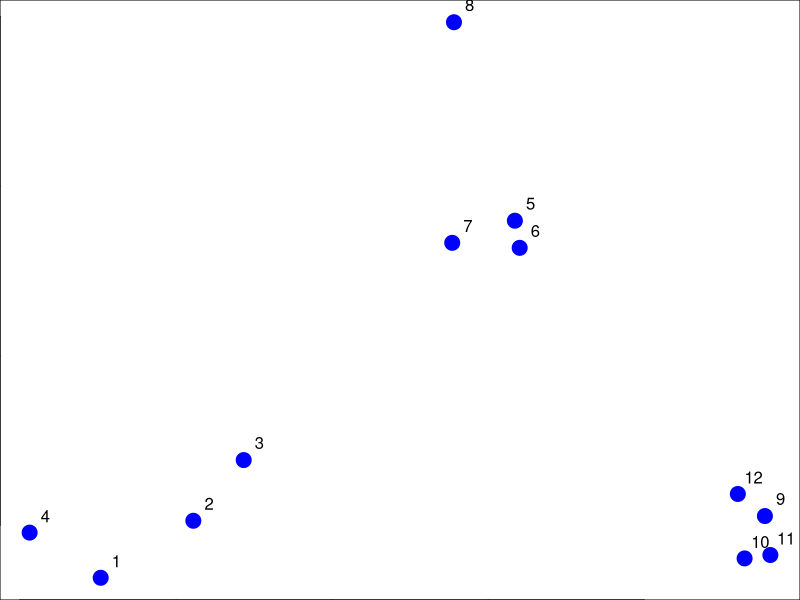
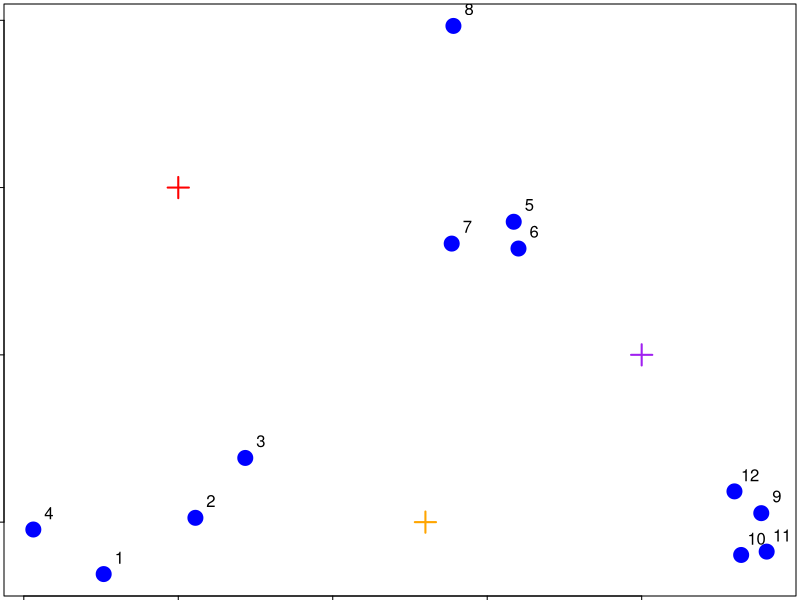
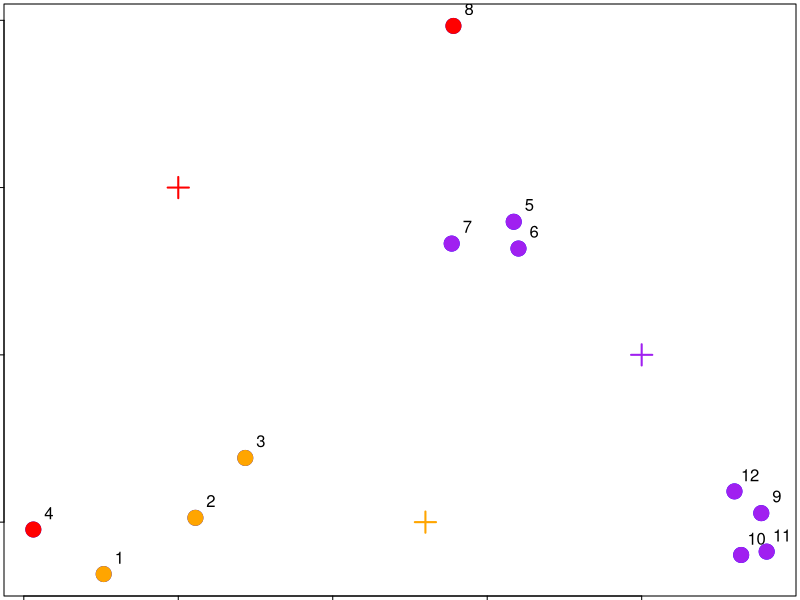
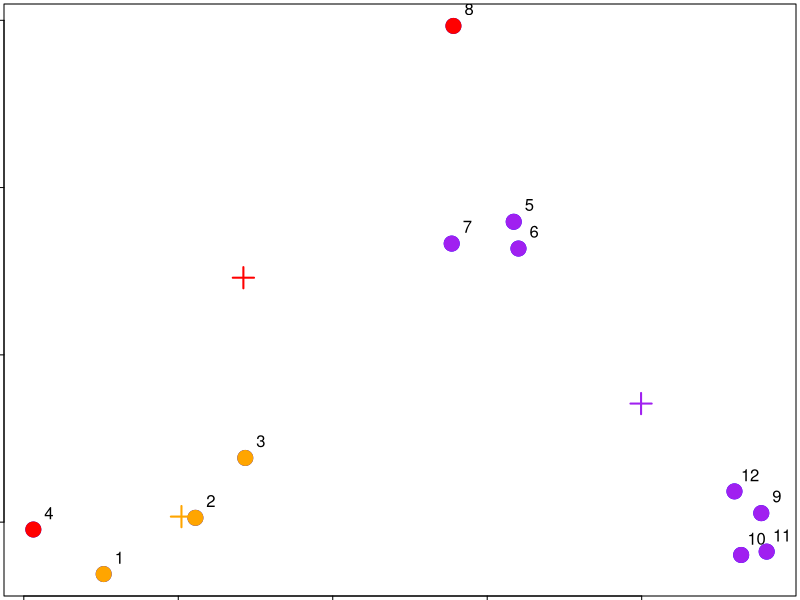
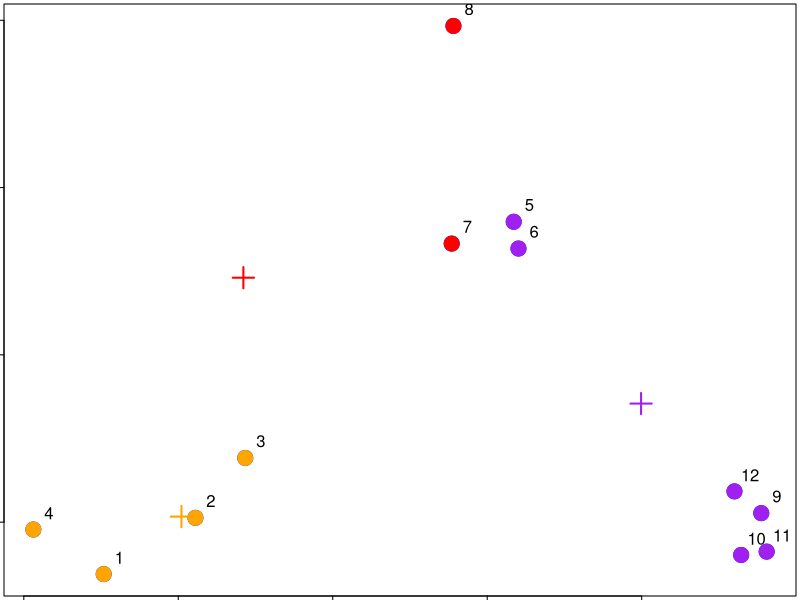
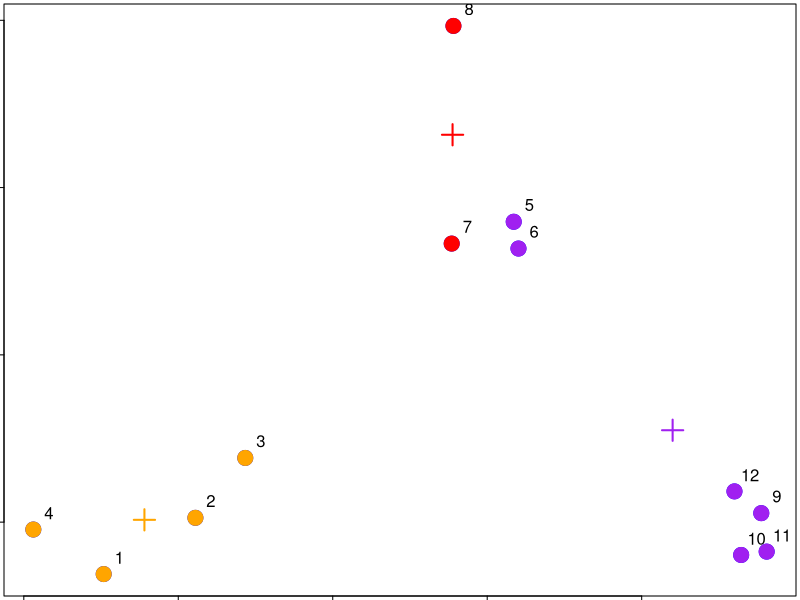
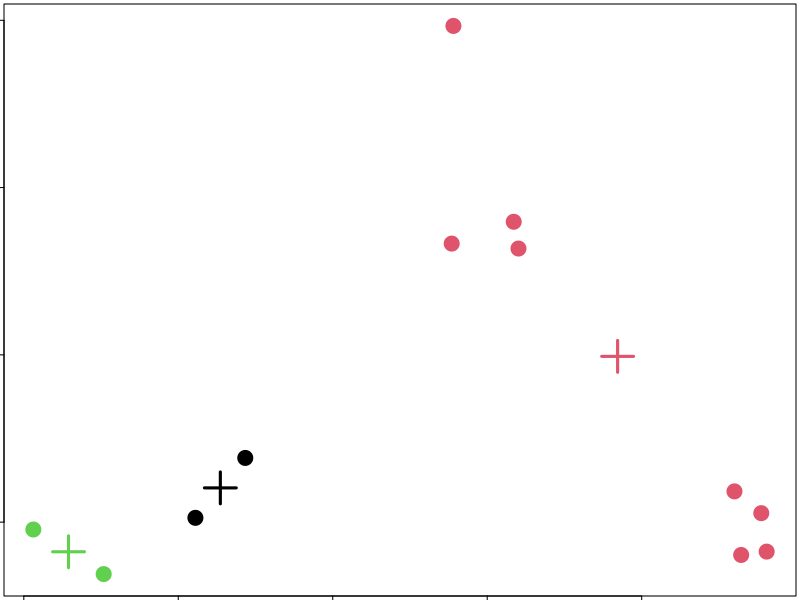
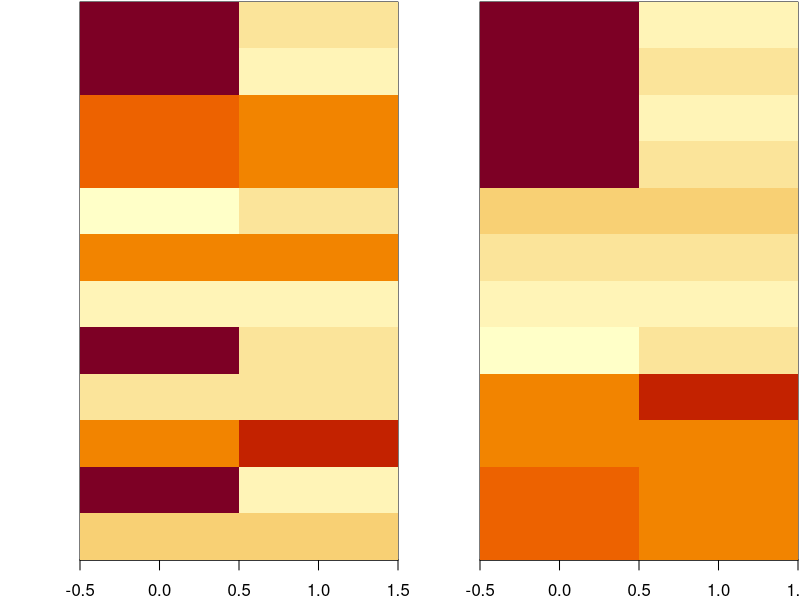

The R source for these figures, in order:
## ---- chunk 1
knitr::opts_chunk$set(echo = TRUE)
## ---- chunk 2
set.seed(1234); par(mar=c(0,0,0,0))
x <- rnorm(12,mean=rep(1:3,each=4),sd=0.2)
y <- rnorm(12,mean=rep(c(1,2,1),each=4),sd=0.2)
plot(x,y,col="blue",pch=19,cex=2)
text(x+0.05,y+0.05,labels=as.character(1:12))
## ---- chunk 3
par(mar=rep(0.2,4))
plot(x,y,col="blue",pch=19,cex=2)
text(x+0.05,y+0.05,labels=as.character(1:12))
cx <- c(1,1.8,2.5)
cy <- c(2,1,1.5)
points(cx,cy,col=c("red","orange","purple"),pch=3,cex=2,lwd=2)
## ---- chunk 4
par(mar=rep(0.2,4))
plot(x,y,col="blue",pch=19,cex=2)
cols1 <- c("red","orange","purple")
text(x+0.05,y+0.05,labels=as.character(1:12))
cx <- c(1,1.8,2.5)
cy <- c(2,1,1.5)
points(cx,cy,col=cols1,pch=3,cex=2,lwd=2)

## Find the closest centroid
distTmp <- matrix(NA,nrow=3,ncol=12)
distTmp[1,] <- (x-cx[1])^2 + (y-cy[1])^2
distTmp[2,] <- (x-cx[2])^2 + (y-cy[2])^2
distTmp[3,] <- (x-cx[3])^2 + (y-cy[3])^2
newClust <- apply(distTmp,2,which.min)
points(x,y,pch=19,cex=2,col=cols1[newClust])
## ---- chunk 5
par(mar=rep(0.2,4))
plot(x,y,col="blue",pch=19,cex=2)
cols1 <- c("red","orange","purple")
text(x+0.05,y+0.05,labels=as.character(1:12))

## Find the closest centroid
distTmp <- matrix(NA,nrow=3,ncol=12)
distTmp[1,] <- (x-cx[1])^2 + (y-cy[1])^2
distTmp[2,] <- (x-cx[2])^2 + (y-cy[2])^2
distTmp[3,] <- (x-cx[3])^2 + (y-cy[3])^2
newClust <- apply(distTmp,2,which.min)
points(x,y,pch=19,cex=2,col=cols1[newClust])
newCx <- tapply(x,newClust,mean)
newCy <- tapply(y,newClust,mean)

## Old centroids

cx <- c(1,1.8,2.5)
cy <- c(2,1,1.5)

points(newCx,newCy,col=cols1,pch=3,cex=2,lwd=2)

## ---- chunk 6
par(mar=rep(0.2,4))
plot(x,y,col="blue",pch=19,cex=2)
cols1 <- c("red","orange","purple")
text(x+0.05,y+0.05,labels=as.character(1:12))


cx <- c(1,1.8,2.5)
cy <- c(2,1,1.5)


## Find the closest centroid
distTmp <- matrix(NA,nrow=3,ncol=12)
distTmp[1,] <- (x-cx[1])^2 + (y-cy[1])^2
distTmp[2,] <- (x-cx[2])^2 + (y-cy[2])^2
distTmp[3,] <- (x-cx[3])^2 + (y-cy[3])^2
newClust <- apply(distTmp,2,which.min)
newCx <- tapply(x,newClust,mean)
newCy <- tapply(y,newClust,mean)

## Old centroids

points(newCx,newCy,col=cols1,pch=3,cex=2,lwd=2)


## Iteration 2
distTmp <- matrix(NA,nrow=3,ncol=12)
distTmp[1,] <- (x-newCx[1])^2 + (y-newCy[1])^2
distTmp[2,] <- (x-newCx[2])^2 + (y-newCy[2])^2
distTmp[3,] <- (x-newCx[3])^2 + (y-newCy[3])^2
newClust2 <- apply(distTmp,2,which.min)

points(x,y,pch=19,cex=2,col=cols1[newClust2])

## ---- chunk 7
par(mar=rep(0.2,4))
plot(x,y,col="blue",pch=19,cex=2)
cols1 <- c("red","orange","purple")
text(x+0.05,y+0.05,labels=as.character(1:12))


cx <- c(1,1.8,2.5)
cy <- c(2,1,1.5)

## Find the closest centroid
distTmp <- matrix(NA,nrow=3,ncol=12)
distTmp[1,] <- (x-cx[1])^2 + (y-cy[1])^2
distTmp[2,] <- (x-cx[2])^2 + (y-cy[2])^2
distTmp[3,] <- (x-cx[3])^2 + (y-cy[3])^2
newClust <- apply(distTmp,2,which.min)
newCx <- tapply(x,newClust,mean)
newCy <- tapply(y,newClust,mean)



## Iteration 2
distTmp <- matrix(NA,nrow=3,ncol=12)
distTmp[1,] <- (x-newCx[1])^2 + (y-newCy[1])^2
distTmp[2,] <- (x-newCx[2])^2 + (y-newCy[2])^2
distTmp[3,] <- (x-newCx[3])^2 + (y-newCy[3])^2
finalClust <- apply(distTmp,2,which.min)


## Final centroids
finalCx <- tapply(x,finalClust,mean)
finalCy <- tapply(y,finalClust,mean)
points(finalCx,finalCy,col=cols1,pch=3,cex=2,lwd=2)



points(x,y,pch=19,cex=2,col=cols1[finalClust])

## ---- chunk 8
dataFrame <- data.frame(x,y)
kmeansObj <- kmeans(dataFrame,centers=3)
names(kmeansObj)
kmeansObj$cluster
## ---- chunk 9
par(mar=rep(0.2,4))
plot(x,y,col=kmeansObj$cluster,pch=19,cex=2)
points(kmeansObj$centers,col=1:3,pch=3,cex=3,lwd=3)
## ---- chunk 10
set.seed(1234)
dataMatrix <- as.matrix(dataFrame)[sample(1:12),]
kmeansObj <- kmeans(dataMatrix,centers=3)
par(mfrow=c(1,2), mar = c(2, 4, 0.1, 0.1))
# Um caractere que especifica o tipo de eixo y. Especificar "n" suprime o traçado.
image(t(dataMatrix)[,nrow(dataMatrix):1],yaxt="n")
image(t(dataMatrix)[,order(kmeansObj$cluster)],yaxt="n")
